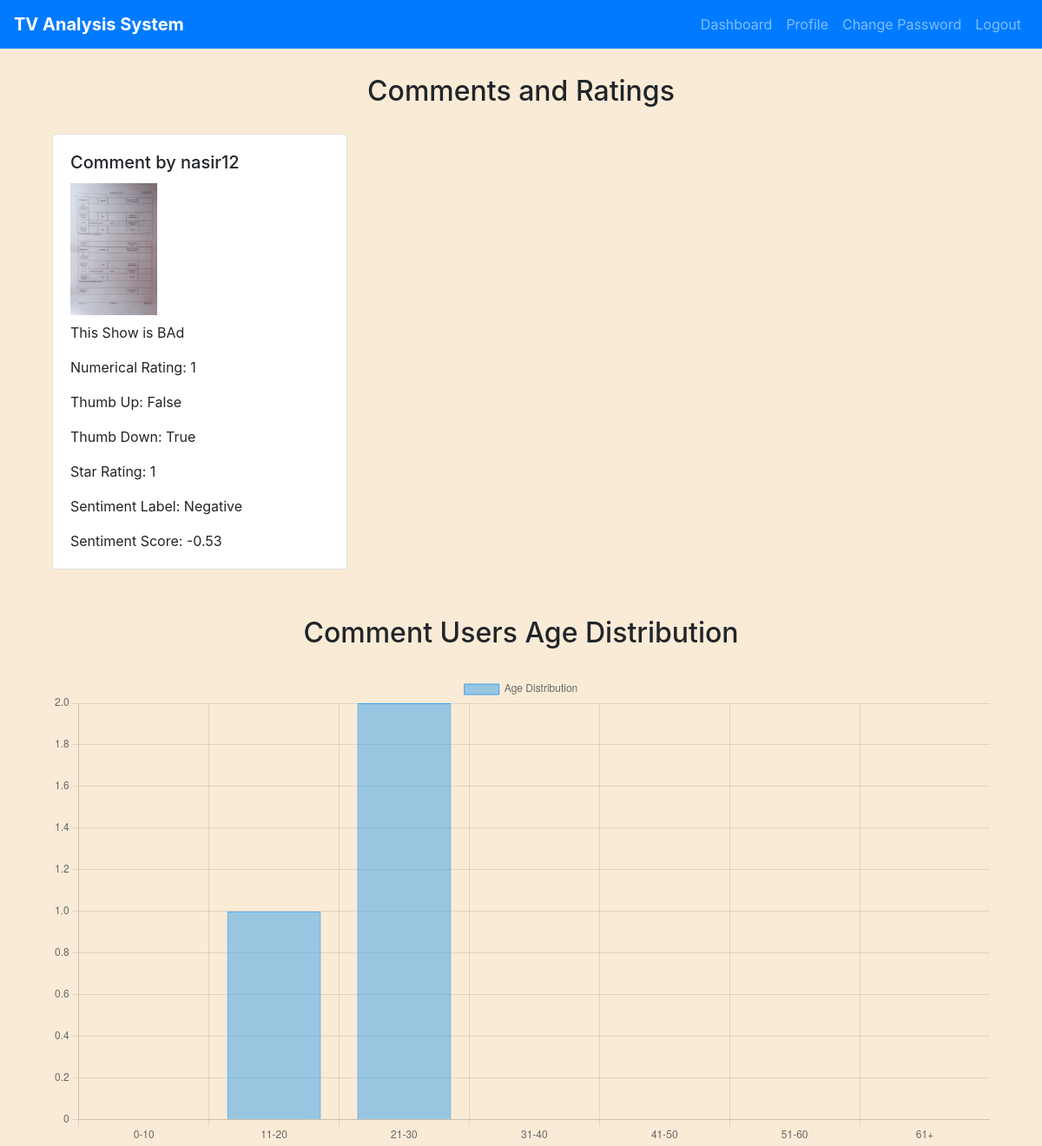
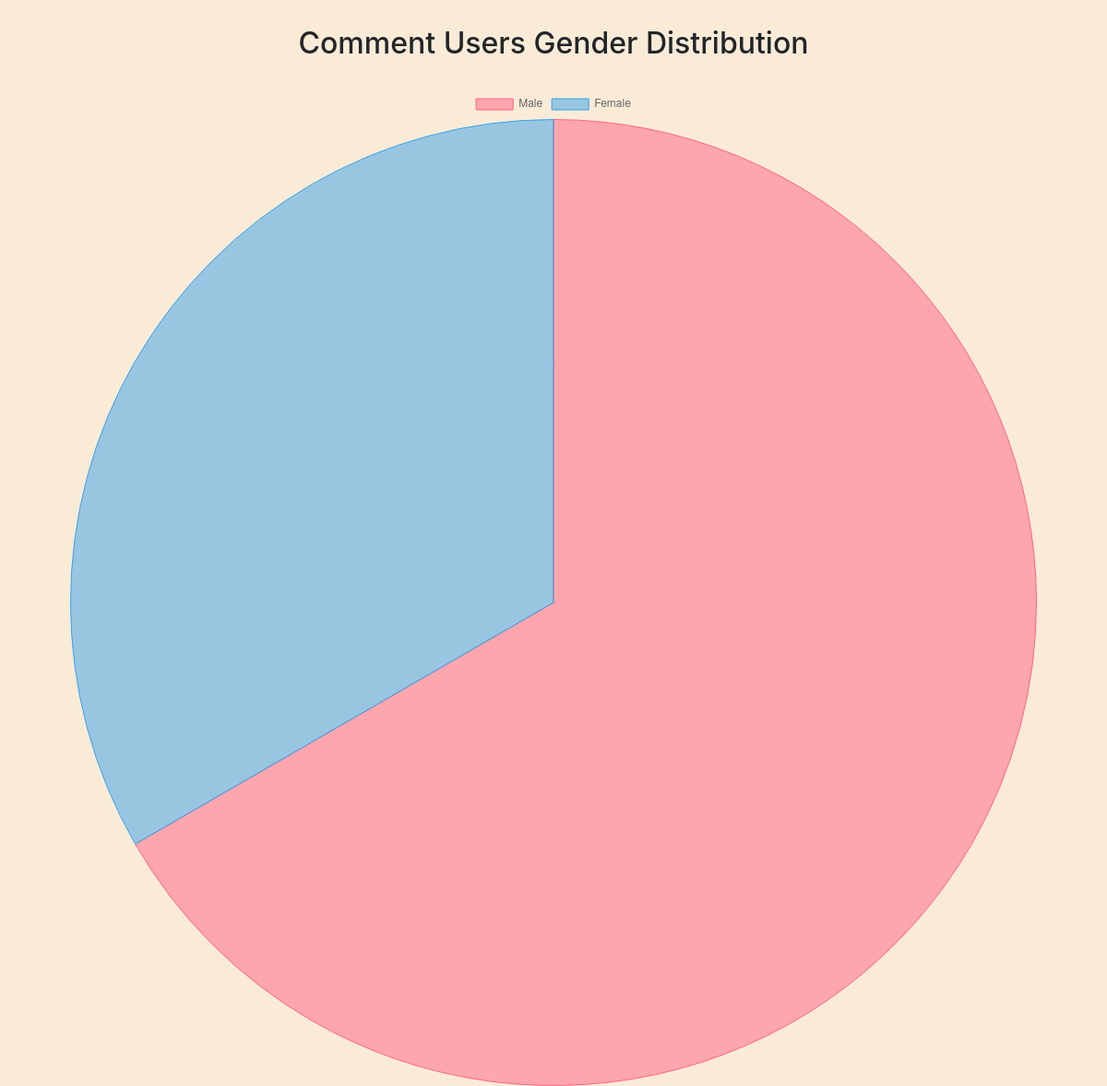
Page /view_comments/1/ (signed in) on the committed database (2 pictures, top to bottom).
### myapp/models.py (models this page shows, shortened)
class Comment(models.Model):
    user = models.ForeignKey(User, on_delete=models.CASCADE)
    show = models.ForeignKey(Show, on_delete=models.CASCADE)
    text = models.TextField()
    rating_numerical = models.IntegerField()
    rating_thumb_up = models.BooleanField(default=False)
    rating_thumb_down = models.BooleanField(default=False)
    rating_star = models.IntegerField()
    sentiment_score = models.DecimalField(max_digits=5, decimal_places=2, blank=True, null=True)
    sentiment_label = models.CharField(max_length=20, blank=True, null=True)

### myapp/views.py (the view)
# urls.py: path('view_comments/<int:show_id>/', views.view_comments, name='view_comments'),
@login_required
def view_comments(request, show_id):
    show_comments = Comment.objects.filter(show_id=show_id)
    comments_with_user_info = []
    for comment in show_comments:
        user_profile = get_object_or_404(Profile, user=comment.user)
        comments_with_user_info.append({
            'comment': comment,
            'username': user_profile.user.username,
            'profile_picture': user_profile.profile_picture.url
        })
    age_distribution = Profile.objects.values('age').annotate(comment_count=Count('user__comment'))
    age_labels = ['0-10', '11-20', '21-30', '31-40', '41-50', '51-60', '61+']
    age_data = [0] * len(age_labels)
    for item in age_distribution:
        if item['age'] is not None:
            age_group_index = min(item['age'] // 10, len(age_labels) - 1)
            age_data[age_group_index] += item['comment_count']
    gender_distribution = Profile.objects.values('gender').annotate(comment_count=Count('user__comment'))
    gender_labels = ['Male', 'Female']
    gender_data = [0, 0]
    for item in gender_distribution:
        if item['gender'] == 'M':
            gender_data[0] += item['comment_count']
        elif item['gender'] == 'F':
            gender_data[1] += item['comment_count']
    context = {
        'age_labels': age_labels,
        'age_data': age_data,
        'gender_labels': gender_labels,
        'gender_data': gender_data,
        'comments_with_user_info': comments_with_user_info
    }
    return render(request, 'view_comments.html', context)

### templates/view_comments.html (shortened to what this page needs)
{% extends "base.html" %}
{% block content %}
<div class="container">
    <h2>Comments and Ratings</h2>
    <div class="row">
        {% for item in comments_with_user_info %}
            <div class="col-md-4 mb-4">
                <div class="card">
                    <div class="card-body">
                        <h5 class="card-title">Comment by {{ item.username }}</h5>
                        <img src="{{ item.profile_picture }}" alt="{{ item.username }} Profile Picture" class="img-fluid mb-2" style="max-width: 100px;">
                        <p class="card-text">{{ item.comment.text }}</p>
                        <p class="card-text">Numerical Rating: {{ item.comment.rating_numerical }}</p>
                        <p class="card-text">Thumb Up: {{ item.comment.rating_thumb_up }}</p>
                        <p class="card-text">Thumb Down: {{ item.comment.rating_thumb_down }}</p>
                        <p class="card-text">Star Rating: {{ item.comment.rating_star }}</p>
                        <p class="card-text">Sentiment Label: {{ item.comment.sentiment_label }}</p>
                        <p class="card-text">Sentiment Score: {{ item.comment.sentiment_score }}</p>
                    </div>
                </div>
            </div>
        {% endfor %}
    </div>
</div>
<div class="container">
    <h2>Comment Users Age Distribution</h2>
    <canvas id="ageChart" width="400" height="200"></canvas>
    <h2>Comment Users Gender Distribution</h2>
    <canvas id="genderChart" width="400" height="200"></canvas>
</div>
<script>
    // Age distribution chart
    var ageCtx = document.getElementById('ageChart').getContext('2d');
    var ageChart = new Chart(ageCtx, {
        type: 'bar',
        data: {
            labels: {{ age_labels|safe }},
            datasets: [{
                label: 'Age Distribution',
                data: {{ age_data|safe }},
                backgroundColor: 'rgba(54, 162, 235, 0.5)',
                borderColor: 'rgba(54, 162, 235, 1)',
                borderWidth: 1
            }]
        },
        options: {
            scales: {
                yAxes: [{
                    ticks: {
                        beginAtZero: true
                    }
                }]
            }
        }
    });
    // Gender distribution chart
    var genderCtx = document.getElementById('genderChart').getContext('2d');
    var genderChart = new Chart(genderCtx, {
        type: 'pie',
        data: {
            labels: {{ gender_labels|safe }},
            datasets: [{
                label: 'Gender Distribution',
                data: {{ gender_data|safe }},
                backgroundColor: ['rgba(255, 99, 132, 0.5)', 'rgba(54, 162, 235, 0.5)'],
                borderColor: ['rgba(255, 99, 132, 1)', 'rgba(54, 162, 235, 1)'],
                borderWidth: 1
            }]
        },
        options: {}
    });
</script>
{% endblock %}

### templates/base.html (style rules this page uses)
body { background-color: antiquewhite; }
h1,h2,h3,h4 { margin: 30px; text-align: center; }

### rows in the picture
Comment: username "nasir12", comment.text "This Show is BAd", comment.rating_numerical "1", comment.rating_thumb_up "False", comment.rating_thumb_down "True", comment.rating_star "1", comment.sentiment_label "Negative", comment.sentiment_score "-0.53"

### other values in the picture
chart data {{ age_data|safe }} [0, 1, 2, 0, 0, 0, 0]
chart data {{ gender_data|safe }} [2, 1]
